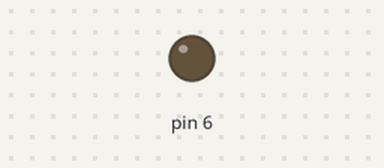
This sketch was run on a simulated Arduino Uno, built with avr-gcc and run on an emulated ATmega328P. Parts: output pins drawn as LEDs (lit = HIGH). The modem accepts every AT command (registered, SIM ready, sends succeed) and sends nothing else; what the sketch prints to the serial monitor is not drawn.

Above: at 23.5 s.
At 28.5 s:
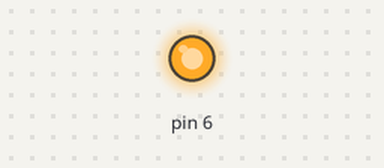
Timing chart, 0 to 34.0 s (numbered marks = the images above):
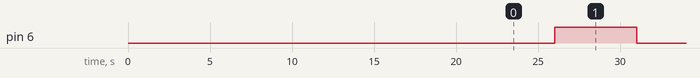

The sketch:

xbee_conf.ino
```cpp
#include <SoftwareSerial.h>

SoftwareSerial xbee(9, 10);

void setup() {
  // put your setup code here, to run once:
  Serial.begin(9600);

  pinMode(6, OUTPUT);
  digitalWrite(6, LOW);

  xbee.begin(9600);
  delay(1000);

  xbee.print("+++");
  Serial.println("+++");
  delay(10000);
  while(xbee.available()>0) {
    Serial.print(char(xbee.read()));
  }
  Serial.println();

  xbee.print("ATSM1"); xbee.write(0x0D);
  Serial.println("ATSM1");
  delay(5000);
  while(xbee.available()>0) {
    Serial.print(char(xbee.read()));
  }
  Serial.println();
  /*
  xbee.print("ATWR"); xbee.write(0x0D);
  Serial.println("ATWR");
  delay(5000);
  while(xbee.available()>0) {
    Serial.print(char(xbee.read()));
  }
  Serial.println();
  */
  xbee.print("ATCN"); xbee.write(0x0D);
  Serial.println("ATCN");
  delay(5000);
  while(xbee.available()>0) {
    Serial.print(char(xbee.read()));
  }
  Serial.println();


}

void loop() {
  // put your main code here, to run repeatedly:
  delay(5000);
  digitalWrite(6, HIGH);
  delay(5000);
  digitalWrite(6, LOW);
}
```

Measured:
- by itself, pin 6: alternates HIGH for 5.0 s and LOW for 5.0 s
